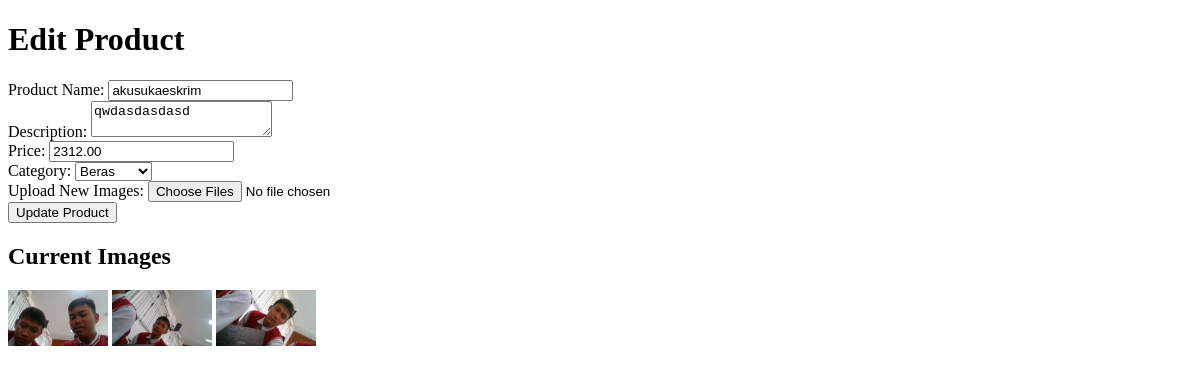
The page /admin/edit_product.php?product_id=5 (signed in) on the database as committed earlier.
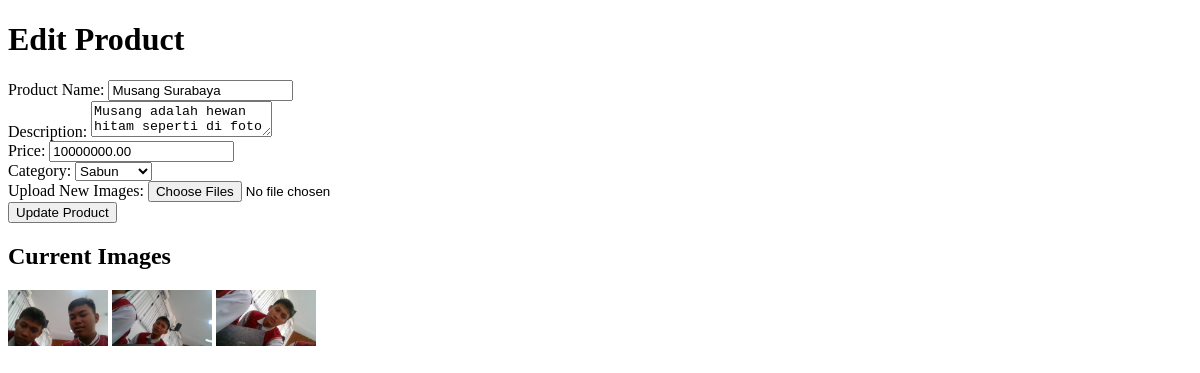
The same page on the database as committed later.
### tables this page shows
CREATE TABLE `products` (
  `id` int(11) NOT NULL,
  `name` varchar(100) NOT NULL,
  `description` text DEFAULT NULL,
  `price` decimal(10,2) NOT NULL,
  `images` varchar(255) DEFAULT NULL,
  `created_at` timestamp NOT NULL DEFAULT current_timestamp(),
  `category_id` int(11) DEFAULT NULL
);

CREATE TABLE `categories` (
  `id` int(11) NOT NULL,
  `name` varchar(255) NOT NULL
);

### admin/edit_product.php (the view, shortened to what this page needs)
<?php
include '../utils/db.php';
$product_id = $_GET['product_id'];
$stmt = $pdo->prepare("SELECT * FROM products WHERE id = ?");
$stmt->execute([$product_id]);
$product = $stmt->fetch(PDO::FETCH_ASSOC);
$imagePaths = explode(',', $product['images']);
$categoryStmt = $pdo->query("SELECT * FROM categories");
$categories = $categoryStmt->fetchAll(PDO::FETCH_ASSOC);
?>
<!DOCTYPE html>
<html>
<head>
</head>
<body>
    <h1>Edit Product</h1>
    <form action="edit_product.php" method="post" enctype="multipart/form-data">
        <label for="name">Product Name:</label>
        <input type="text" name="name" id="name" value="<?php echo htmlspecialchars($product['name']); ?>" required>
        <br>
        <label for="description">Description:</label>
        <textarea name="description" id="description" required><?php echo htmlspecialchars($product['description']); ?></textarea>
        <br>
        <label for="price">Price:</label>
        <input type="number" name="price" id="price" value="<?php echo htmlspecialchars($product['price']); ?>" required>
        <br>
        <label for="category">Category:</label>
        <select name="category_id" id="category" required>
            <?php foreach ($categories as $category): ?>
                <option value="<?php echo $category['id']; ?>" <?php if ($category['id'] == $product['category_id']) echo 'selected'; ?>>
                    <?php echo htmlspecialchars($category['name']); ?>
                </option>
            <?php endforeach; ?>
        </select>
        <br>
        <label for="images">Upload New Images:</label>
        <input type="file" name="images[]" id="images" multiple>
        <br>
        <button type="submit">Update Product</button>
    </form>
    <h2>Current Images</h2>
    <?php foreach ($imagePaths as $imagePath): ?>
        <?php if (!empty($imagePath)): ?>
            <img src="../assets/img/product/<?php echo htmlspecialchars($imagePath); ?>" alt="<?php echo htmlspecialchars($product['name']); ?>" width="100">
        <?php endif; ?>
    <?php endforeach; ?>
</body>
</html>

Rows that differ between the two databases and show on the page:
changed products: name "akusukaeskrim" → "Musang Surabaya"; description "qwdasdasdasd" → "Musang adalah hewan hitam seperti di foto"; price "2312.00" → "10000000.00"; category_id "Beras" → "Sabun"
